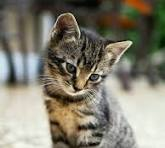
#> input picture image.jpeg, 165 x 148 px, given in place of image.jpg, which was not available
$ jupyter execute 6.ipynb
#> lines starting #> are read from the running program, lines starting #| are printed output that depends on the picture; pictures that were not available may be replaced by others from this repository, and a replacement may not be noted
[cell 1]
import cv2
import matplotlib.pyplot as plt

[cell 2]
# Read two grayscale images
image1 = cv2.imread("image.jpg", cv2.IMREAD_GRAYSCALE)
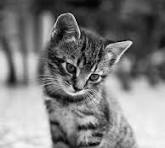
#> image1: shape (148, 165); min 0, max 252, mean 126.1
image2 = cv2.imread("image.jpg", cv2.IMREAD_GRAYSCALE)

[cell 3]
# -----------------------------
# Arithmetic Operations
# -----------------------------

# Addition
addition = cv2.add(image1, image2)
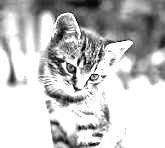
#> addition: shape (148, 165); min 0, max 255, mean 194.2

# Subtraction
subtraction = cv2.subtract(image1, image2)
#> subtraction: shape (148, 165); every value is 0

[cell 4]
# -----------------------------
# Logical Operations
# -----------------------------

# AND
logical_and = cv2.bitwise_and(image1, image2)

# OR
logical_or = cv2.bitwise_or(image1, image2)

# NOT
logical_not = cv2.bitwise_not(image1)
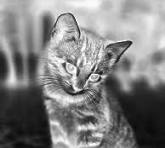
#> logical_not: shape (148, 165); min 3, max 255, mean 128.9

[cell 5]
# -----------------------------
# Display Results
# -----------------------------

plt.figure(figsize=(12, 8))

plt.subplot(2, 4, 1)
plt.imshow(image1, cmap="gray")
plt.title("Image 1")
plt.axis("off")

plt.subplot(2, 4, 2)
plt.imshow(image2, cmap="gray")
plt.title("Image 2")
plt.axis("off")

plt.subplot(2, 4, 3)
plt.imshow(addition, cmap="gray")
plt.title("Addition")
plt.axis("off")

plt.subplot(2, 4, 4)
plt.imshow(subtraction, cmap="gray")
plt.title("Subtraction")
plt.axis("off")

plt.subplot(2, 4, 5)
plt.imshow(logical_and, cmap="gray")
plt.title("AND")
plt.axis("off")

plt.subplot(2, 4, 6)
plt.imshow(logical_or, cmap="gray")
plt.title("OR")
plt.axis("off")

plt.subplot(2, 4, 7)
plt.imshow(logical_not, cmap="gray")
plt.title("NOT")
plt.axis("off")

plt.tight_layout()
plt.show()
